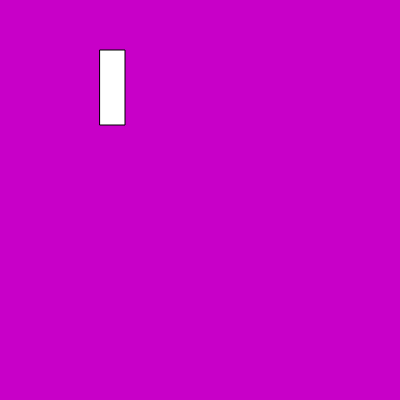
Frame 1 (no input)
Frame 60 (no input): identical to frame 1, image omitted
Frame 120 (the mouse pressed at the canvas centre since frame 60): identical to frame 1, image omitted

The p5.js sketch that drew this single still picture (run headless with seeded random() and noise() and a simulated clock; from frame 60 on, the mouse is pressed at the canvas centre):

// p5.js sketch
// ── sketch.js
// Project Title
// Your Name
// Date
//
// Extra for Experts:
// - describe what you did to take this project "above and beyond"

function setup() {
  createCanvas(400, 400);
}
function draw() {
  background(200, 0, 200);

  rect(100, 50, 25, 75)
}
